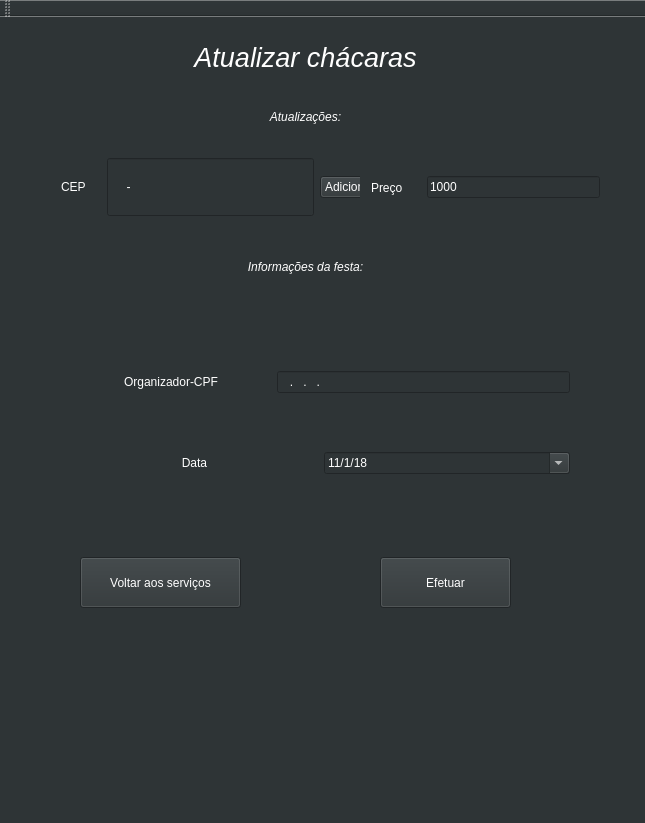
<?xml version="1.0" encoding="UTF-8"?>
<ui version="4.0">
 <class>MainWindow</class>
 <widget class="QMainWindow" name="MainWindow">
  <property name="geometry">
   <rect>
    <x>0</x>
    <y>0</y>
    <width>645</width>
    <height>823</height>
   </rect>
  </property>
  <property name="windowTitle">
   <string>MainWindow</string>
  </property>
  <property name="styleSheet">
   <string notr="true">background-color: rgb(46, 52, 54);</string>
  </property>
  <widget class="QWidget" name="centralWidget">
   <widget class="QLabel" name="label">
    <property name="geometry">
     <rect>
      <x>100</x>
      <y>20</y>
      <width>411</width>
      <height>41</height>
     </rect>
    </property>
    <property name="font">
     <font>
      <family>Cantarell</family>
      <pointsize>20</pointsize>
      <weight>9</weight>
      <italic>true</italic>
      <bold>false</bold>
     </font>
    </property>
    <property name="styleSheet">
     <string notr="true">font: 75 oblique 20pt &quot;Cantarell&quot;;
color: white</string>
    </property>
    <property name="text">
     <string>&lt;html&gt;&lt;head/&gt;&lt;body&gt;&lt;p&gt;Atualizar chácaras&lt;/p&gt;&lt;/body&gt;&lt;/html&gt;</string>
    </property>
    <property name="alignment">
     <set>Qt::AlignCenter</set>
    </property>
   </widget>
   <widget class="QWidget" name="verticalLayoutWidget">
    <property name="geometry">
     <rect>
      <x>60</x>
      <y>290</y>
      <width>521</width>
      <height>231</height>
     </rect>
    </property>
    <layout class="QVBoxLayout" name="verticalLayout">
     <item>
      <layout class="QHBoxLayout" name="horizontalLayout_3">
       <item>
        <widget class="QLabel" name="label_cpf">
         <property name="minimumSize">
          <size>
           <width>200</width>
           <height>20</height>
          </size>
         </property>
         <property name="styleSheet">
          <string notr="true">font: 14pt &quot;Cantarell&quot;;
color: white</string>
         </property>
         <property name="text">
          <string>&lt;html&gt;&lt;head/&gt;&lt;body&gt;&lt;p&gt;Organizador-CPF&lt;/p&gt;&lt;/body&gt;&lt;/html&gt;</string>
         </property>
         <property name="alignment">
          <set>Qt::AlignCenter</set>
         </property>
        </widget>
       </item>
       <item>
        <widget class="QLineEdit" name="line_edit_cpf">
         <property name="styleSheet">
          <string notr="true">font: 14pt &quot;Cantarell&quot;;
color: white</string>
         </property>
         <property name="inputMask">
          <string>999.999.999.99</string>
         </property>
         <property name="clearButtonEnabled">
          <bool>false</bool>
         </property>
        </widget>
       </item>
      </layout>
     </item>
     <item>
      <layout class="QHBoxLayout" name="horizontalLayout_2">
       <item>
        <widget class="QLabel" name="label_data">
         <property name="styleSheet">
          <string notr="true">font: 14pt &quot;Cantarell&quot;;
color: white</string>
         </property>
         <property name="text">
          <string>&lt;html&gt;&lt;head/&gt;&lt;body&gt;&lt;p&gt;Data&lt;/p&gt;&lt;/body&gt;&lt;/html&gt;</string>
         </property>
         <property name="alignment">
          <set>Qt::AlignCenter</set>
         </property>
        </widget>
       </item>
       <item>
        <widget class="QDateEdit" name="date_edit">
         <property name="autoFillBackground">
          <bool>false</bool>
         </property>
         <property name="styleSheet">
          <string notr="true">font: 14pt &quot;Cantarell&quot;;
color: white</string>
         </property>
         <property name="dateTime">
          <datetime>
           <hour>0</hour>
           <minute>0</minute>
           <second>0</second>
           <year>2018</year>
           <month>1</month>
           <day>11</day>
          </datetime>
         </property>
         <property name="maximumDate">
          <date>
           <year>7999</year>
           <month>12</month>
           <day>31</day>
          </date>
         </property>
         <property name="minimumDate">
          <date>
           <year>2000</year>
           <month>1</month>
           <day>1</day>
          </date>
         </property>
         <property name="displayFormat">
          <string>d/M/yy</string>
         </property>
         <property name="calendarPopup">
          <bool>true</bool>
         </property>
         <property name="currentSectionIndex">
          <number>0</number>
         </property>
         <property name="date">
          <date>
           <year>2018</year>
           <month>1</month>
           <day>11</day>
          </date>
         </property>
        </widget>
       </item>
      </layout>
     </item>
    </layout>
   </widget>
   <widget class="QPushButton" name="button_update_event">
    <property name="geometry">
     <rect>
      <x>380</x>
      <y>540</y>
      <width>131</width>
      <height>51</height>
     </rect>
    </property>
    <property name="styleSheet">
     <string notr="true">font: 14pt &quot;Cantarell&quot;;
color: white</string>
    </property>
    <property name="text">
     <string>Efetuar</string>
    </property>
   </widget>
   <widget class="QPushButton" name="button_menu">
    <property name="geometry">
     <rect>
      <x>80</x>
      <y>540</y>
      <width>161</width>
      <height>51</height>
     </rect>
    </property>
    <property name="styleSheet">
     <string notr="true">font: 14pt &quot;Cantarell&quot;;
color: white</string>
    </property>
    <property name="text">
     <string>Voltar aos serviços</string>
    </property>
   </widget>
   <widget class="QLabel" name="label_event_info">
    <property name="geometry">
     <rect>
      <x>150</x>
      <y>230</y>
      <width>311</width>
      <height>41</height>
     </rect>
    </property>
    <property name="font">
     <font>
      <weight>2</weight>
      <italic>true</italic>
      <bold>false</bold>
     </font>
    </property>
    <property name="styleSheet">
     <string notr="true">font: 50 oblique 20 &quot;Cantarell&quot;;
color: white</string>
    </property>
    <property name="text">
     <string>&lt;html&gt;&lt;head/&gt;&lt;body&gt;&lt;p&gt;Informações da festa:&lt;/p&gt;&lt;/body&gt;&lt;/html&gt;</string>
    </property>
    <property name="alignment">
     <set>Qt::AlignCenter</set>
    </property>
   </widget>
   <widget class="QLabel" name="label_4">
    <property name="geometry">
     <rect>
      <x>150</x>
      <y>80</y>
      <width>311</width>
      <height>41</height>
     </rect>
    </property>
    <property name="font">
     <font>
      <weight>2</weight>
      <italic>true</italic>
      <bold>false</bold>
     </font>
    </property>
    <property name="styleSheet">
     <string notr="true">font: 50 oblique 20 &quot;Cantarell&quot;;
color: white</string>
    </property>
    <property name="text">
     <string>&lt;html&gt;&lt;head/&gt;&lt;body&gt;&lt;p&gt;Atualizações:&lt;/p&gt;&lt;/body&gt;&lt;/html&gt;</string>
    </property>
    <property name="alignment">
     <set>Qt::AlignCenter</set>
    </property>
   </widget>
   <widget class="QWidget" name="horizontalLayoutWidget">
    <property name="geometry">
     <rect>
      <x>50</x>
      <y>130</y>
      <width>363</width>
      <height>80</height>
     </rect>
    </property>
    <layout class="QHBoxLayout" name="horizontalLayout">
     <item>
      <widget class="QLabel" name="label_2">
       <property name="sizePolicy">
        <sizepolicy hsizetype="Minimum" vsizetype="Minimum">
         <horstretch>0</horstretch>
         <verstretch>0</verstretch>
        </sizepolicy>
       </property>
       <property name="maximumSize">
        <size>
         <width>40</width>
         <height>16777215</height>
        </size>
       </property>
       <property name="styleSheet">
        <string notr="true">font: 14pt &quot;Cantarell&quot;;
color: white</string>
       </property>
       <property name="text">
        <string>CEP</string>
       </property>
      </widget>
     </item>
     <item>
      <widget class="QLineEdit" name="line_edit_cep">
       <property name="sizePolicy">
        <sizepolicy hsizetype="Minimum" vsizetype="Minimum">
         <horstretch>0</horstretch>
         <verstretch>0</verstretch>
        </sizepolicy>
       </property>
       <property name="styleSheet">
        <string notr="true">font: 14pt &quot;Cantarell&quot;;
color: white</string>
       </property>
       <property name="inputMask">
        <string>99999-999</string>
       </property>
       <property name="clearButtonEnabled">
        <bool>false</bool>
       </property>
      </widget>
     </item>
     <item>
      <widget class="QComboBox" name="choose_type">
       <property name="sizePolicy">
        <sizepolicy hsizetype="Maximum" vsizetype="Fixed">
         <horstretch>0</horstretch>
         <verstretch>0</verstretch>
        </sizepolicy>
       </property>
       <property name="styleSheet">
        <string notr="true">font: 14pt &quot;Cantarell&quot;;
color: white</string>
       </property>
       <item>
        <property name="text">
         <string>Adicionar</string>
        </property>
       </item>
       <item>
        <property name="text">
         <string>Remover</string>
        </property>
       </item>
       <item>
        <property name="text">
         <string>Atualizar</string>
        </property>
       </item>
      </widget>
     </item>
    </layout>
   </widget>
   <widget class="QWidget" name="horizontalLayoutWidget_2">
    <property name="geometry">
     <rect>
      <x>360</x>
      <y>130</y>
      <width>251</width>
      <height>81</height>
     </rect>
    </property>
    <layout class="QHBoxLayout" name="horizontalLayout_4">
     <item>
      <widget class="QLabel" name="text_price">
       <property name="maximumSize">
        <size>
         <width>50</width>
         <height>16777215</height>
        </size>
       </property>
       <property name="styleSheet">
        <string notr="true">font: 14pt &quot;Cantarell&quot;;
color: white</string>
       </property>
       <property name="text">
        <string>Preço</string>
       </property>
      </widget>
     </item>
     <item>
      <widget class="QLineEdit" name="line_edit_price">
       <property name="sizePolicy">
        <sizepolicy hsizetype="Minimum" vsizetype="Fixed">
         <horstretch>0</horstretch>
         <verstretch>0</verstretch>
        </sizepolicy>
       </property>
       <property name="styleSheet">
        <string notr="true">font: 14pt &quot;Cantarell&quot;;
color: white</string>
       </property>
       <property name="inputMask">
        <string>99999</string>
       </property>
       <property name="text">
        <string>1000</string>
       </property>
       <property name="clearButtonEnabled">
        <bool>false</bool>
       </property>
      </widget>
     </item>
    </layout>
   </widget>
  </widget>
  <widget class="QMenuBar" name="menuBar">
   <property name="geometry">
    <rect>
     <x>0</x>
     <y>0</y>
     <width>645</width>
     <height>22</height>
    </rect>
   </property>
  </widget>
  <widget class="QToolBar" name="mainToolBar">
   <attribute name="toolBarArea">
    <enum>TopToolBarArea</enum>
   </attribute>
   <attribute name="toolBarBreak">
    <bool>false</bool>
   </attribute>
  </widget>
  <widget class="QStatusBar" name="statusBar"/>
 </widget>
 <layoutdefault spacing="6" margin="11"/>
 <resources/>
 <connections/>
</ui>
